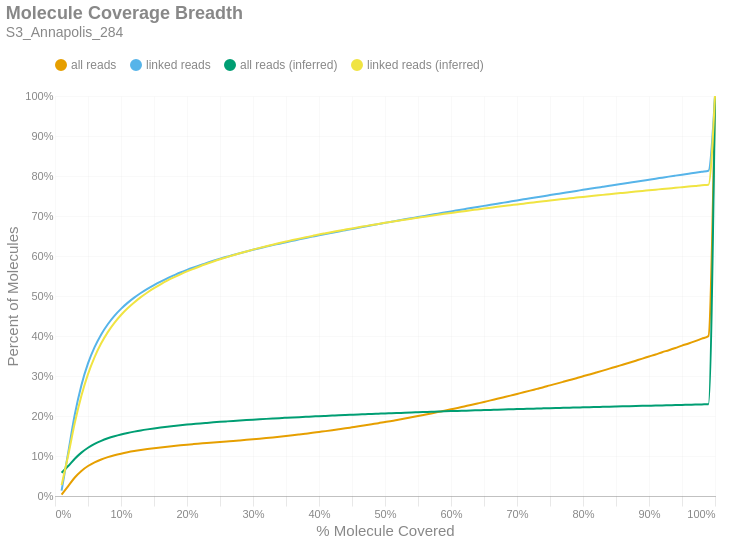

Write notebook code for a chart like this one.
### Markdown cell above
### Molecule Read Coverage
This chart shows molecule coverage breadth as computed by the number of bases aligned to that molecule. In other words, "*how much of each unique long molecule is actually sequenced/aligned?*" Keep in mind there is a distinction between sequences and alignments, since some sequences belonging to a particular molecule may not align well and wouldn't appear in the alignment data. This chart also shows molecule coverage breadth as computed by the *inferred fragment* from which the aligned sequences originate. Unlike read coverage, this calculation takes into account the total insert size, including unsequenced gaps between the forward and reverse reads. Like the previous figures, these are cumulative percents.

### Code cell
if SKIPLR:
    print_html(f"Skipped")
else:
    binned_df = consolidated_hist(valids['coverage_bp'], mask, 0.01, True)
    binned_df_inf = consolidated_hist(valids['coverage_inserts'], mask, 0.01, True)
    binned_df = binned_df.with_columns(pl.lit(binned_df_inf['all reads (cumsum)']).alias('all reads (inferred)'))
    binned_df = binned_df.with_columns(pl.lit(binned_df_inf['linked reads (cumsum)']).alias('linked reads (inferred)'))
    binned_df = binned_df.with_columns(
        (pl.col('bin').cast(pl.Float64) + 0.01).alias('right_edge')
    )

    with SafeRender(binned_df):
        (
            density_plot(binned_df, 'Molecule Coverage Breadth', samplename, 'molcov', ['all reads (inferred)','linked reads (inferred)'])
            .encode(
                #x=alt.X('bin:Q', title="% Molecule Covered").axis(format = '%').scale(padding=0),
                x=alt.X('right_edge:Q', title="% Molecule Covered").axis(format='%').scale(padding=0),
                y=alt.Y('value:Q', title='Percent of Molecules')
                    .axis(format='%')
                    .stack(False)
                    .scale(domainMin=0, padding=0),
                color=alt.Color("key:N").scale(domain = ["all reads", "linked reads", "all reads (inferred)", "linked reads (inferred)"]),
                tooltip = [
                    alt.Tooltip("key:N", title = "Data Type"),
                    alt.Tooltip("range_label:N", title="% Molecule Covered"),
                    alt.Tooltip("value:Q", format = ".2%", title="% Molecules")
                ]
            )
        ).display()

### Figure 1 — Vega-Lite specification as saved in the notebook (floating-point values rounded to 4 significant figures)
{"width": "container", "height": 400, "config": {"title": {"anchor": "start", "dy": -15, "fontSize": 18, "color": "#888888", "subtitleColor": "#888888", "subtitleFontSize": 14}, "arc": {"fill": "#0072B2"}, "axis": {"domainColor": "#888888", "domainWidth": 0.5, "gridWidth": 0.2, "grid": false, "titleFontWeight": 400, "titleFontSize": 15, "labelFontSize": 11, "labelColor": "#888888", "tickColor": "#888888", "tickWidth": 0.2, "titleColor": "#888888"}, "axisBand": {"grid": false}, "axisX": {"grid": true, "tickSize": 10, "domainCap": "round"}, "axisY": {"domain": false, "grid": true, "tickSize": 0, "domainCap": "round"}, "background": "transparent", "header": {"labelFontSize": 15, "labelColor": "#888888", "titleFontSize": 15, "titleFontWeight": 600, "titleColor": "#888888"}, "legend": {"labelFont": "sans-serif", "labelFontSize": 12, "labelColor": "#888888", "symbolSize": 100, "symbolType": "circle", "titleFontSize": 12, "titlePadding": 10, "titleColor": "#888888", "title": null, "orient": "top"}, "range": {"category": ["#E69F00", "#56B4E9", "#009E73", "#F0E442", "#0072B2", "#D55E00", "#CC79A7", "#000000"], "diverging": ["#cfe8f3", "#a2d4ec", "#73bfe2", "#46abdb", "#1696d2", "#12719e"]}, "area": {"fill": "#0072B2", "fillOpacity": 0.7, "line": true, "strokeOpacity": 0.7}, "line": {"color": "#0072B2", "stroke": "#0072B2", "strokeWidth": 2}, "trail": {"color": "#0072B2", "stroke": "#0072B2", "strokeWidth": 0, "size": 1}, "point": {"filled": true, "fillOpacity": 1.0, "size": 95}, "text": {"color": "#888888", "fontSize": 11, "align": "right", "fontWeight": 400, "size": 11}, "bar": {"fill": "#0072B2", "stroke": null}, "view": {"stroke": null, "continuousWidth": 660, "continuousHeight": 400}}, "data": {"name": "data-87ccee8ef108c064da62fcafc8b04f81"}, "mark": {"type": "line", "interpolate": "monotone", "point": {"opacity": 0, "size": 275}}, "encoding": {"color": {"field": "key", "scale": {"domain": ["all reads", "linked reads", "all reads (inferred)", "linked reads (inferred)"]}, "type": "nominal"}, "tooltip": [{"field": "key", "title": "Data Type", "type": "nominal"}, {"field": "range_label", "title": "% Molecule Covered", "type": "nominal"}, {"field": "value", "format": ".2%", "title": "% Molecules", "type": "quantitative"}], "x": {"axis": {"format": "%"}, "field": "right_edge", "scale": {"padding": 0}, "title": "% Molecule Covered", "type": "quantitative"}, "y": {"axis": {"format": "%"}, "field": "value", "scale": {"domainMin": 0, "padding": 0}, "stack": false, "title": "Percent of Molecules", "type": "quantitative"}}, "params": [{"name": "param_c36ac31b6afebe62", "select": {"type": "point", "fields": ["key"]}, "bind": "legend"}], "title": {"text": "Molecule Coverage Breadth", "subtitle": "S3_Annapolis_284"}, "transform": [{"fold": ["all reads (cumsum)", "linked reads (cumsum)", "all reads (inferred)", "linked reads (inferred)"]}, {"calculate": "replace(datum.key, ' (cumsum)', '')", "as": "key"}, {"filter": {"param": "param_c36ac31b6afebe62"}}], "usermeta": {"embedOptions": {"downloadFileName": "S3_Annapolis_284.molcov"}}, "$schema": "https://vega.github.io/schema/vega-lite/v6.1.0.json", "datasets": {"data-87ccee8ef108c064da62fcafc8b04f81": [{"bin": "0.0", "interval": "0.0-0.01", "all reads": 0.0032, "linked reads": 0.01337, "all reads (cumsum)": 0.0032, "linked reads (cumsum)": 0.01337, "range_label": "0.0-0.01", "all reads (inferred)": 0.05815, "linked reads (inferred)": 0.02726, "right_edge": 0.01}, {"bin": "0.01", "interval": "0.01-0.02", "all reads": 0.02151, "linked reads": 0.09498, "all reads (cumsum)": 0.02471, "linked reads (cumsum)": 0.1083, "range_label": "0.01-0.02", "all reads (inferred)": 0.07502, "linked reads (inferred)": 0.1017, "right_edge": 0.02}, {"bin": "0.02", "interval": "0.02-0.03", "all reads": 0.02149, "linked reads": 0.09542, "all reads (cumsum)": 0.04619, "linked reads (cumsum)": 0.2038, "range_label": "0.02-0.03", "all reads (inferred)": 0.09323, "linked reads (inferred)": 0.1827, "right_edge": 0.03}, {"bin": "0.03", "interval": "0.03-0.04", "all reads": 0.01649, "linked reads": 0.07317, "all reads (cumsum)": 0.06269, "linked reads (cumsum)": 0.2769, "range_label": "0.03-0.04", "all reads (inferred)": 0.1084, "linked reads (inferred)": 0.2506, "right_edge": 0.04}, {"bin": "0.04", "interval": "0.04-0.05", "all reads": 0.0123, "linked reads": 0.0545, "all reads (cumsum)": 0.07498, "linked reads (cumsum)": 0.3314, "range_label": "0.04-0.05", "all reads (inferred)": 0.1206, "linked reads (inferred)": 0.3048, "right_edge": 0.05}, {"bin": "0.05", "interval": "0.05-0.06", "all reads": 0.00919, "linked reads": 0.04069, "all reads (cumsum)": 0.08417, "linked reads (cumsum)": 0.3721, "range_label": "0.05-0.06", "all reads (inferred)": 0.1302, "linked reads (inferred)": 0.3474, "right_edge": 0.06}, {"bin": "0.06", "interval": "0.06-0.07", "all reads": 0.007204, "linked reads": 0.03189, "all reads (cumsum)": 0.09138, "linked reads (cumsum)": 0.404, "range_label": "0.06-0.07", "all reads (inferred)": 0.1379, "linked reads (inferred)": 0.3817, "right_edge": 0.07}, {"bin": "0.07", "interval": "0.07-0.08", "all reads": 0.005752, "linked reads": 0.02541, "all reads (cumsum)": 0.09713, "linked reads (cumsum)": 0.4294, "range_label": "0.07-0.08", "all reads (inferred)": 0.1442, "linked reads (inferred)": 0.4097, "right_edge": 0.08}, {"bin": "0.08", "interval": "0.08-0.09", "all reads": 0.004783, "linked reads": 0.02105, "all reads (cumsum)": 0.1019, "linked reads (cumsum)": 0.4505, "range_label": "0.08-0.09", "all reads (inferred)": 0.1494, "linked reads (inferred)": 0.4328, "right_edge": 0.09}, {"bin": "0.09", "interval": "0.09-0.1", "all reads": 0.003959, "linked reads": 0.0174, "all reads (cumsum)": 0.1059, "linked reads (cumsum)": 0.4679, "range_label": "0.09-0.1", "all reads (inferred)": 0.1539, "linked reads (inferred)": 0.4526, "right_edge": 0.1}, {"bin": "0.1", "interval": "0.1-0.11", "all reads": 0.003399, "linked reads": 0.01491, "all reads (cumsum)": 0.1093, "linked reads (cumsum)": 0.4828, "range_label": "0.1-0.11", "all reads (inferred)": 0.1576, "linked reads (inferred)": 0.4693, "right_edge": 0.11}, {"bin": "0.11", "interval": "0.11-0.12", "all reads": 0.003001, "linked reads": 0.01309, "all reads (cumsum)": 0.1123, "linked reads (cumsum)": 0.4959, "range_label": "0.11-0.12", "all reads (inferred)": 0.1609, "linked reads (inferred)": 0.4838, "right_edge": 0.12}, {"bin": "0.12", "interval": "0.12-0.13", "all reads": 0.002675, "linked reads": 0.01171, "all reads (cumsum)": 0.1149, "linked reads (cumsum)": 0.5076, "range_label": "0.12-0.13", "all reads (inferred)": 0.1639, "linked reads (inferred)": 0.4971, "right_edge": 0.13}, {"bin": "0.13", "interval": "0.13-0.14", "all reads": 0.002397, "linked reads": 0.01044, "all reads (cumsum)": 0.1173, "linked reads (cumsum)": 0.518, "range_label": "0.13-0.14", "all reads (inferred)": 0.1666, "linked reads (inferred)": 0.5088, "right_edge": 0.14}, {"bin": "0.14", "interval": "0.14-0.15", "all reads": 0.002163, "linked reads": 0.009383, "all reads (cumsum)": 0.1195, "linked reads (cumsum)": 0.5274, "range_label": "0.14-0.15", "all reads (inferred)": 0.169, "linked reads (inferred)": 0.5195, "right_edge": 0.15}, {"bin": "0.15", "interval": "0.15-0.16", "all reads": 0.001994, "linked reads": 0.008646, "all reads (cumsum)": 0.1215, "linked reads (cumsum)": 0.5361, "range_label": "0.15-0.16", "all reads (inferred)": 0.1712, "linked reads (inferred)": 0.5292, "right_edge": 0.16}, {"bin": "0.16", "interval": "0.16-0.17", "all reads": 0.001895, "linked reads": 0.008132, "all reads (cumsum)": 0.1234, "linked reads (cumsum)": 0.5442, "range_label": "0.16-0.17", "all reads (inferred)": 0.1732, "linked reads (inferred)": 0.5383, "right_edge": 0.17}, {"bin": "0.17", "interval": "0.17-0.18", "all reads": 0.00171, "linked reads": 0.007328, "all reads (cumsum)": 0.1251, "linked reads (cumsum)": 0.5515, "range_label": "0.17-0.18", "all reads (inferred)": 0.1751, "linked reads (inferred)": 0.5464, "right_edge": 0.18}, {"bin": "0.18", "interval": "0.18-0.19", "all reads": 0.001702, "linked reads": 0.007198, "all reads (cumsum)": 0.1268, "linked reads (cumsum)": 0.5587, "range_label": "0.18-0.19", "all reads (inferred)": 0.1768, "linked reads (inferred)": 0.5542, "right_edge": 0.19}, {"bin": "0.19", "interval": "0.19-0.2", "all reads": 0.001545, "linked reads": 0.006461, "all reads (cumsum)": 0.1283, "linked reads (cumsum)": 0.5652, "range_label": "0.19-0.2", "all reads (inferred)": 0.1785, "linked reads (inferred)": 0.5614, "right_edge": 0.2}, {"bin": "0.2", "interval": "0.2-0.21", "all reads": 0.001441, "linked reads": 0.005992, "all reads (cumsum)": 0.1298, "linked reads (cumsum)": 0.5712, "range_label": "0.2-0.21", "all reads (inferred)": 0.1799, "linked reads (inferred)": 0.568, "right_edge": 0.21}, {"bin": "0.21", "interval": "0.21-0.22", "all reads": 0.001407, "linked reads": 0.005749, "all reads (cumsum)": 0.1312, "linked reads (cumsum)": 0.5769, "range_label": "0.21-0.22", "all reads (inferred)": 0.1814, "linked reads (inferred)": 0.5745, "right_edge": 0.22}, {"bin": "0.22", "interval": "0.22-0.23", "all reads": 0.001413, "linked reads": 0.005734, "all reads (cumsum)": 0.1326, "linked reads (cumsum)": 0.5827, "range_label": "0.22-0.23", "all reads (inferred)": 0.1828, "linked reads (inferred)": 0.5805, "right_edge": 0.23}, {"bin": "0.23", "interval": "0.23-0.24", "all reads": 0.001345, "linked reads": 0.005355, "all reads (cumsum)": 0.134, "linked reads (cumsum)": 0.588, "range_label": "0.23-0.24", "all reads (inferred)": 0.1841, "linked reads (inferred)": 0.5863, "right_edge": 0.24}, {"bin": "0.24", "interval": "0.24-0.25", "all reads": 0.001305, "linked reads": 0.005139, "all reads (cumsum)": 0.1353, "linked reads (cumsum)": 0.5931, "range_label": "0.24-0.25", "all reads (inferred)": 0.1854, "linked reads (inferred)": 0.5918, "right_edge": 0.25}, {"bin": "0.25", "interval": "0.25-0.26", "all reads": 0.001263, "linked reads": 0.004902, "all reads (cumsum)": 0.1365, "linked reads (cumsum)": 0.598, "range_label": "0.25-0.26", "all reads (inferred)": 0.1865, "linked reads (inferred)": 0.597, "right_edge": 0.26}, {"bin": "0.26", "interval": "0.26-0.27", "all reads": 0.001212, "linked reads": 0.004413, "all reads (cumsum)": 0.1377, "linked reads (cumsum)": 0.6025, "range_label": "0.26-0.27", "all reads (inferred)": 0.1877, "linked reads (inferred)": 0.602, "right_edge": 0.27}, {"bin": "0.27", "interval": "0.27-0.28", "all reads": 0.001316, "linked reads": 0.004494, "all reads (cumsum)": 0.1391, "linked reads (cumsum)": 0.607, "range_label": "0.27-0.28", "all reads (inferred)": 0.1888, "linked reads (inferred)": 0.6068, "right_edge": 0.28}, {"bin": "0.28", "interval": "0.28-0.29", "all reads": 0.001366, "linked reads": 0.004302, "all reads (cumsum)": 0.1404, "linked reads (cumsum)": 0.6113, "range_label": "0.28-0.29", "all reads (inferred)": 0.1898, "linked reads (inferred)": 0.6114, "right_edge": 0.29}, {"bin": "0.29", "interval": "0.29-0.3", "all reads": 0.001445, "linked reads": 0.004204, "all reads (cumsum)": 0.1419, "linked reads (cumsum)": 0.6155, "range_label": "0.29-0.3", "all reads (inferred)": 0.1909, "linked reads (inferred)": 0.6159, "right_edge": 0.3}, {"bin": "0.3", "interval": "0.3-0.31", "all reads": 0.001506, "linked reads": 0.004082, "all reads (cumsum)": 0.1434, "linked reads (cumsum)": 0.6195, "range_label": "0.3-0.31", "all reads (inferred)": 0.1919, "linked reads (inferred)": 0.6203, "right_edge": 0.31}, {"bin": "0.31", "interval": "0.31-0.32", "all reads": 0.001554, "linked reads": 0.00385, "all reads (cumsum)": 0.1449, "linked reads (cumsum)": 0.6234, "range_label": "0.31-0.32", "all reads (inferred)": 0.1928, "linked reads (inferred)": 0.6245, "right_edge": 0.32}, {"bin": "0.32", "interval": "0.32-0.33", "all reads": 0.001624, "linked reads": 0.003794, "all reads (cumsum)": 0.1465, "linked reads (cumsum)": 0.6272, "range_label": "0.32-0.33", "all reads (inferred)": 0.1937, "linked reads (inferred)": 0.6285, "right_edge": 0.33}, {"bin": "0.33", "interval": "0.33-0.34", "all reads": 0.001717, "linked reads": 0.003571, "all reads (cumsum)": 0.1483, "linked reads (cumsum)": 0.6308, "range_label": "0.33-0.34", "all reads (inferred)": 0.1946, "linked reads (inferred)": 0.6324, "right_edge": 0.34}, {"bin": "0.34", "interval": "0.34-0.35", "all reads": 0.001799, "linked reads": 0.003758, "all reads (cumsum)": 0.1501, "linked reads (cumsum)": 0.6345, "range_label": "0.34-0.35", "all reads (inferred)": 0.1955, "linked reads (inferred)": 0.6362, "right_edge": 0.35}, {"bin": "0.35", "interval": "0.35-0.36", "all reads": 0.001866, "linked reads": 0.003503, "all reads (cumsum)": 0.1519, "linked reads (cumsum)": 0.638, "range_label": "0.35-0.36", "all reads (inferred)": 0.1963, "linked reads (inferred)": 0.6399, "right_edge": 0.36}, {"bin": "0.36", "interval": "0.36-0.37", "all reads": 0.001952, "linked reads": 0.003533, "all reads (cumsum)": 0.1539, "linked reads (cumsum)": 0.6416, "range_label": "0.36-0.37", "all reads (inferred)": 0.1972, "linked reads (inferred)": 0.6435, "right_edge": 0.37}, {"bin": "0.37", "interval": "0.37-0.38", "all reads": 0.001988, "linked reads": 0.003467, "all reads (cumsum)": 0.1559, "linked reads (cumsum)": 0.645, "range_label": "0.37-0.38", "all reads (inferred)": 0.1979, "linked reads (inferred)": 0.6469, "right_edge": 0.38}, {"bin": "0.38", "interval": "0.38-0.39", "all reads": 0.002005, "linked reads": 0.003381, "all reads (cumsum)": 0.1579, "linked reads (cumsum)": 0.6484, "range_label": "0.38-0.39", "all reads (inferred)": 0.1987, "linked reads (inferred)": 0.6502, "right_edge": 0.39}, {"bin": "0.39", "interval": "0.39-0.4", "all reads": 0.002174, "linked reads": 0.003388, "all reads (cumsum)": 0.16, "linked reads (cumsum)": 0.6518, "range_label": "0.39-0.4", "all reads (inferred)": 0.1995, "linked reads (inferred)": 0.6537, "right_edge": 0.4}, {"bin": "0.4", "interval": "0.4-0.41", "all reads": 0.002138, "linked reads": 0.003131, "all reads (cumsum)": 0.1622, "linked reads (cumsum)": 0.6549, "range_label": "0.4-0.41", "all reads (inferred)": 0.2003, "linked reads (inferred)": 0.6569, "right_edge": 0.41}, {"bin": "0.41", "interval": "0.41-0.42", "all reads": 0.00223, "linked reads": 0.003193, "all reads (cumsum)": 0.1644, "linked reads (cumsum)": 0.6581, "range_label": "0.41-0.42", "all reads (inferred)": 0.201, "linked reads (inferred)": 0.66, "right_edge": 0.42}, {"bin": "0.42", "interval": "0.42-0.43", "all reads": 0.002322, "linked reads": 0.003169, "all reads (cumsum)": 0.1667, "linked reads (cumsum)": 0.6613, "range_label": "0.42-0.43", "all reads (inferred)": 0.2017, "linked reads (inferred)": 0.6631, "right_edge": 0.43}, {"bin": "0.43", "interval": "0.43-0.44", "all reads": 0.002377, "linked reads": 0.00315, "all reads (cumsum)": 0.1691, "linked reads (cumsum)": 0.6644, "range_label": "0.43-0.44", "all reads (inferred)": 0.2024, "linked reads (inferred)": 0.666, "right_edge": 0.44}, {"bin": "0.44", "interval": "0.44-0.45", "all reads": 0.002492, "linked reads": 0.00315, "all reads (cumsum)": 0.1716, "linked reads (cumsum)": 0.6676, "range_label": "0.44-0.45", "all reads (inferred)": 0.2031, "linked reads (inferred)": 0.669, "right_edge": 0.45}, {"bin": "0.45", "interval": "0.45-0.46", "all reads": 0.002495, "linked reads": 0.003089, "all reads (cumsum)": 0.1741, "linked reads (cumsum)": 0.6707, "range_label": "0.45-0.46", "all reads (inferred)": 0.2038, "linked reads (inferred)": 0.6719, "right_edge": 0.46}, {"bin": "0.46", "interval": "0.46-0.47", "all reads": 0.002607, "linked reads": 0.003095, "all reads (cumsum)": 0.1767, "linked reads (cumsum)": 0.6738, "range_label": "0.46-0.47", "all reads (inferred)": 0.2044, "linked reads (inferred)": 0.6747, "right_edge": 0.47}, {"bin": "0.47", "interval": "0.47-0.48", "all reads": 0.002671, "linked reads": 0.002991, "all reads (cumsum)": 0.1794, "linked reads (cumsum)": 0.6768, "range_label": "0.47-0.48", "all reads (inferred)": 0.2051, "linked reads (inferred)": 0.6775, "right_edge": 0.48}, {"bin": "0.48", "interval": "0.48-0.49", "all reads": 0.002605, "linked reads": 0.002932, "all reads (cumsum)": 0.182, "linked reads (cumsum)": 0.6797, "range_label": "0.48-0.49", "all reads (inferred)": 0.2057, "linked reads (inferred)": 0.6803, "right_edge": 0.49}, {"bin": "0.49", "interval": "0.49-0.5", "all reads": 0.002966, "linked reads": 0.003093, "all reads (cumsum)": 0.185, "linked reads (cumsum)": 0.6828, "range_label": "0.49-0.5", "all reads (inferred)": 0.2064, "linked reads (inferred)": 0.6831, "right_edge": 0.5}, {"bin": "0.5", "interval": "0.5-0.51", "all reads": 0.002688, "linked reads": 0.00294, "all reads (cumsum)": 0.1876, "linked reads (cumsum)": 0.6857, "range_label": "0.5-0.51", "all reads (inferred)": 0.2069, "linked reads (inferred)": 0.6855, "right_edge": 0.51}, {"bin": "0.51", "interval": "0.51-0.52", "all reads": 0.003024, "linked reads": 0.002948, "all reads (cumsum)": 0.1907, "linked reads (cumsum)": 0.6887, "range_label": "0.51-0.52", "all reads (inferred)": 0.2076, "linked reads (inferred)": 0.6881, "right_edge": 0.52}, {"bin": "0.52", "interval": "0.52-0.53", "all reads": 0.002952, "linked reads": 0.003014, "all reads (cumsum)": 0.1936, "linked reads (cumsum)": 0.6917, "range_label": "0.52-0.53", "all reads (inferred)": 0.2082, "linked reads (inferred)": 0.6907, "right_edge": 0.53}, {"bin": "0.53", "interval": "0.53-0.54", "all reads": 0.003156, "linked reads": 0.002864, "all reads (cumsum)": 0.1968, "linked reads (cumsum)": 0.6945, "range_label": "0.53-0.54", "all reads (inferred)": 0.2088, "linked reads (inferred)": 0.6932, "right_edge": 0.54}, {"bin": "0.54", "interval": "0.54-0.55", "all reads": 0.003123, "linked reads": 0.002798, "all reads (cumsum)": 0.1999, "linked reads (cumsum)": 0.6973, "range_label": "0.54-0.55", "all reads (inferred)": 0.2093, "linked reads (inferred)": 0.6957, "right_edge": 0.55}, {"bin": "0.55", "interval": "0.55-0.56", "all reads": 0.003266, "linked reads": 0.002872, "all reads (cumsum)": 0.2032, "linked reads (cumsum)": 0.7002, "range_label": "0.55-0.56", "all reads (inferred)": 0.2099, "linked reads (inferred)": 0.6982, "right_edge": 0.56}, {"bin": "0.56", "interval": "0.56-0.57", "all reads": 0.003315, "linked reads": 0.002815, "all reads (cumsum)": 0.2065, "linked reads (cumsum)": 0.703, "range_label": "0.56-0.57", "all reads (inferred)": 0.2105, "linked reads (inferred)": 0.7006, "right_edge": 0.57}, {"bin": "0.57", "interval": "0.57-0.58", "all reads": 0.003341, "linked reads": 0.002761, "all reads (cumsum)": 0.2098, "linked reads (cumsum)": 0.7058, "range_label": "0.57-0.58", "all reads (inferred)": 0.211, "linked reads (inferred)": 0.7029, "right_edge": 0.58}, {"bin": "0.58", "interval": "0.58-0.59", "all reads": 0.003427, "linked reads": 0.002881, "all reads (cumsum)": 0.2132, "linked reads (cumsum)": 0.7087, "range_label": "0.58-0.59", "all reads (inferred)": 0.2116, "linked reads (inferred)": 0.7054, "right_edge": 0.59}, {"bin": "0.59", "interval": "0.59-0.6", "all reads": 0.003557, "linked reads": 0.002817, "all reads (cumsum)": 0.2168, "linked reads (cumsum)": 0.7115, "range_label": "0.59-0.6", "all reads (inferred)": 0.2122, "linked reads (inferred)": 0.7078, "right_edge": 0.6}, {"bin": "0.6", "interval": "0.6-0.61", "all reads": 0.003441, "linked reads": 0.002779, "all reads (cumsum)": 0.2202, "linked reads (cumsum)": 0.7143, "range_label": "0.6-0.61", "all reads (inferred)": 0.2127, "linked reads (inferred)": 0.7099, "right_edge": 0.61}, {"bin": "0.61", "interval": "0.61-0.62", "all reads": 0.003657, "linked reads": 0.002772, "all reads (cumsum)": 0.2239, "linked reads (cumsum)": 0.717, "range_label": "0.61-0.62", "all reads (inferred)": 0.2132, "linked reads (inferred)": 0.7121, "right_edge": 0.62}, {"bin": "0.62", "interval": "0.62-0.63", "all reads": 0.003601, "linked reads": 0.002767, "all reads (cumsum)": 0.2275, "linked reads (cumsum)": 0.7198, "range_label": "0.62-0.63", "all reads (inferred)": 0.2138, "linked reads (inferred)": 0.7143, "right_edge": 0.63}, {"bin": "0.63", "interval": "0.63-0.64", "all reads": 0.003752, "linked reads": 0.002717, "all reads (cumsum)": 0.2313, "linked reads (cumsum)": 0.7225, "range_label": "0.63-0.64", "all reads (inferred)": 0.2143, "linked reads (inferred)": 0.7164, "right_edge": 0.64}, {"bin": "0.64", "interval": "0.64-0.65", "all reads": 0.003803, "linked reads": 0.002766, "all reads (cumsum)": 0.2351, "linked reads (cumsum)": 0.7253, "range_label": "0.64-0.65", "all reads (inferred)": 0.2148, "linked reads (inferred)": 0.7187, "right_edge": 0.65}, {"bin": "0.65", "interval": "0.65-0.66", "all reads": 0.004072, "linked reads": 0.002829, "all reads (cumsum)": 0.2391, "linked reads (cumsum)": 0.7281, "range_label": "0.65-0.66", "all reads (inferred)": 0.2153, "linked reads (inferred)": 0.7208, "right_edge": 0.66}, {"bin": "0.66", "interval": "0.66-0.67", "all reads": 0.003899, "linked reads": 0.002663, "all reads (cumsum)": 0.243, "linked reads (cumsum)": 0.7308, "range_label": "0.66-0.67", "all reads (inferred)": 0.2158, "linked reads (inferred)": 0.723, "right_edge": 0.67}, {"bin": "0.67", "interval": "0.67-0.68", "all reads": 0.003968, "linked reads": 0.002628, "all reads (cumsum)": 0.247, "linked reads (cumsum)": 0.7334, "range_label": "0.67-0.68", "all reads (inferred)": 0.2163, "linked reads (inferred)": 0.725, "right_edge": 0.68}, {"bin": "0.68", "interval": "0.68-0.69", "all reads": 0.003995, "linked reads": 0.002737, "all reads (cumsum)": 0.251, "linked reads (cumsum)": 0.7362, "range_label": "0.68-0.69", "all reads (inferred)": 0.2168, "linked reads (inferred)": 0.727, "right_edge": 0.69}, {"bin": "0.69", "interval": "0.69-0.7", "all reads": 0.004183, "linked reads": 0.002734, "all reads (cumsum)": 0.2552, "linked reads (cumsum)": 0.7389, "range_label": "0.69-0.7", "all reads (inferred)": 0.2172, "linked reads (inferred)": 0.729, "right_edge": 0.7}, {"bin": "0.7", "interval": "0.7-0.71", "all reads": 0.004079, "linked reads": 0.00272, "all reads (cumsum)": 0.2592, "linked reads (cumsum)": 0.7416, "range_label": "0.7-0.71", "all reads (inferred)": 0.2177, "linked reads (inferred)": 0.7309, "right_edge": 0.71}, {"bin": "0.71", "interval": "0.71-0.72", "all reads": 0.004184, "linked reads": 0.002723, "all reads (cumsum)": 0.2634, "linked reads (cumsum)": 0.7443, "range_label": "0.71-0.72", "all reads (inferred)": 0.2182, "linked reads (inferred)": 0.7329, "right_edge": 0.72}, {"bin": "0.72", "interval": "0.72-0.73", "all reads": 0.004338, "linked reads": 0.00259, "all reads (cumsum)": 0.2678, "linked reads (cumsum)": 0.7469, "range_label": "0.72-0.73", "all reads (inferred)": 0.2186, "linked reads (inferred)": 0.7347, "right_edge": 0.73}, {"bin": "0.73", "interval": "0.73-0.74", "all reads": 0.00426, "linked reads": 0.00272, "all reads (cumsum)": 0.272, "linked reads (cumsum)": 0.7496, "range_label": "0.73-0.74", "all reads (inferred)": 0.2191, "linked reads (inferred)": 0.7367, "right_edge": 0.74}, {"bin": "0.74", "interval": "0.74-0.75", "all reads": 0.004606, "linked reads": 0.002619, "all reads (cumsum)": 0.2766, "linked reads (cumsum)": 0.7523, "range_label": "0.74-0.75", "all reads (inferred)": 0.2196, "linked reads (inferred)": 0.7387, "right_edge": 0.75}, {"bin": "0.75", "interval": "0.75-0.76", "all reads": 0.004314, "linked reads": 0.002616, "all reads (cumsum)": 0.281, "linked reads (cumsum)": 0.7549, "range_label": "0.75-0.76", "all reads (inferred)": 0.22, "linked reads (inferred)": 0.7406, "right_edge": 0.76}, {"bin": "0.76", "interval": "0.76-0.77", "all reads": 0.004453, "linked reads": 0.002609, "all reads (cumsum)": 0.2854, "linked reads (cumsum)": 0.7575, "range_label": "0.76-0.77", "all reads (inferred)": 0.2205, "linked reads (inferred)": 0.7424, "right_edge": 0.77}, {"bin": "0.77", "interval": "0.77-0.78", "all reads": 0.004522, "linked reads": 0.002696, "all reads (cumsum)": 0.2899, "linked reads (cumsum)": 0.7602, "range_label": "0.77-0.78", "all reads (inferred)": 0.2209, "linked reads (inferred)": 0.7442, "right_edge": 0.78}, {"bin": "0.78", "interval": "0.78-0.79", "all reads": 0.004555, "linked reads": 0.002525, "all reads (cumsum)": 0.2945, "linked reads (cumsum)": 0.7627, "range_label": "0.78-0.79", "all reads (inferred)": 0.2213, "linked reads (inferred)": 0.746, "right_edge": 0.79}, {"bin": "0.79", "interval": "0.79-0.8", "all reads": 0.004875, "linked reads": 0.002714, "all reads (cumsum)": 0.2994, "linked reads (cumsum)": 0.7654, "range_label": "0.79-0.8", "all reads (inferred)": 0.2217, "linked reads (inferred)": 0.7478, "right_edge": 0.8}, {"bin": "0.8", "interval": "0.8-0.81", "all reads": 0.004507, "linked reads": 0.002506, "all reads (cumsum)": 0.3039, "linked reads (cumsum)": 0.7679, "range_label": "0.8-0.81", "all reads (inferred)": 0.2222, "linked reads (inferred)": 0.7495, "right_edge": 0.81}, {"bin": "0.81", "interval": "0.81-0.82", "all reads": 0.004755, "linked reads": 0.002617, "all reads (cumsum)": 0.3086, "linked reads (cumsum)": 0.7705, "range_label": "0.81-0.82", "all reads (inferred)": 0.2226, "linked reads (inferred)": 0.7511, "right_edge": 0.82}, {"bin": "0.82", "interval": "0.82-0.83", "all reads": 0.004817, "linked reads": 0.002511, "all reads (cumsum)": 0.3134, "linked reads (cumsum)": 0.7731, "range_label": "0.82-0.83", "all reads (inferred)": 0.223, "linked reads (inferred)": 0.7528, "right_edge": 0.83}, {"bin": "0.83", "interval": "0.83-0.84", "all reads": 0.004945, "linked reads": 0.002519, "all reads (cumsum)": 0.3184, "linked reads (cumsum)": 0.7756, "range_label": "0.83-0.84", "all reads (inferred)": 0.2234, "linked reads (inferred)": 0.7544, "right_edge": 0.84}, {"bin": "0.84", "interval": "0.84-0.85", "all reads": 0.004849, "linked reads": 0.002538, "all reads (cumsum)": 0.3232, "linked reads (cumsum)": 0.7781, "range_label": "0.84-0.85", "all reads (inferred)": 0.2238, "linked reads (inferred)": 0.7561, "right_edge": 0.85}, {"bin": "0.85", "interval": "0.85-0.86", "all reads": 0.005065, "linked reads": 0.002709, "all reads (cumsum)": 0.3283, "linked reads (cumsum)": 0.7808, "range_label": "0.85-0.86", "all reads (inferred)": 0.2242, "linked reads (inferred)": 0.7578, "right_edge": 0.86}, {"bin": "0.86", "interval": "0.86-0.87", "all reads": 0.004954, "linked reads": 0.002473, "all reads (cumsum)": 0.3332, "linked reads (cumsum)": 0.7833, "range_label": "0.86-0.87", "all reads (inferred)": 0.2246, "linked reads (inferred)": 0.7595, "right_edge": 0.87}, {"bin": "0.87", "interval": "0.87-0.88", "all reads": 0.005078, "linked reads": 0.002426, "all reads (cumsum)": 0.3383, "linked reads (cumsum)": 0.7857, "range_label": "0.87-0.88", "all reads (inferred)": 0.225, "linked reads (inferred)": 0.7612, "right_edge": 0.88}, {"bin": "0.88", "interval": "0.88-0.89", "all reads": 0.005101, "linked reads": 0.00251, "all reads (cumsum)": 0.3434, "linked reads (cumsum)": 0.7882, "range_label": "0.88-0.89", "all reads (inferred)": 0.2254, "linked reads (inferred)": 0.7628, "right_edge": 0.89}, {"bin": "0.89", "interval": "0.89-0.9", "all reads": 0.005326, "linked reads": 0.002563, "all reads (cumsum)": 0.3488, "linked reads (cumsum)": 0.7908, "range_label": "0.89-0.9", "all reads (inferred)": 0.2258, "linked reads (inferred)": 0.7643, "right_edge": 0.9}, {"bin": "0.9", "interval": "0.9-0.91", "all reads": 0.005083, "linked reads": 0.002524, "all reads (cumsum)": 0.3538, "linked reads (cumsum)": 0.7933, "range_label": "0.9-0.91", "all reads (inferred)": 0.2261, "linked reads (inferred)": 0.7659, "right_edge": 0.91}, {"bin": "0.91", "interval": "0.91-0.92", "all reads": 0.00568, "linked reads": 0.002574, "all reads (cumsum)": 0.3595, "linked reads (cumsum)": 0.7959, "range_label": "0.91-0.92", "all reads (inferred)": 0.2265, "linked reads (inferred)": 0.7674, "right_edge": 0.92}, {"bin": "0.92", "interval": "0.92-0.93", "all reads": 0.004994, "linked reads": 0.002555, "all reads (cumsum)": 0.3645, "linked reads (cumsum)": 0.7984, "range_label": "0.92-0.93", "all reads (inferred)": 0.2269, "linked reads (inferred)": 0.769, "right_edge": 0.93}, {"bin": "0.93", "interval": "0.93-0.94", "all reads": 0.005478, "linked reads": 0.002467, "all reads (cumsum)": 0.37, "linked reads (cumsum)": 0.8009, "range_label": "0.93-0.94", "all reads (inferred)": 0.2273, "linked reads (inferred)": 0.7705, "right_edge": 0.94}, {"bin": "0.94", "interval": "0.94-0.95", "all reads": 0.00597, "linked reads": 0.002432, "all reads (cumsum)": 0.376, "linked reads (cumsum)": 0.8033, "range_label": "0.94-0.95", "all reads (inferred)": 0.2277, "linked reads (inferred)": 0.7721, "right_edge": 0.95}, {"bin": "0.95", "interval": "0.95-0.96", "all reads": 0.005162, "linked reads": 0.002413, "all reads (cumsum)": 0.3811, "linked reads (cumsum)": 0.8058, "range_label": "0.95-0.96", "all reads (inferred)": 0.2281, "linked reads (inferred)": 0.7737, "right_edge": 0.96}, {"bin": "0.96", "interval": "0.96-0.97", "all reads": 0.005949, "linked reads": 0.002443, "all reads (cumsum)": 0.3871, "linked reads (cumsum)": 0.8082, "range_label": "0.96-0.97", "all reads (inferred)": 0.2286, "linked reads (inferred)": 0.7753, "right_edge": 0.97}, {"bin": "0.97", "interval": "0.97-0.98", "all reads": 0.006506, "linked reads": 0.002364, "all reads (cumsum)": 0.3936, "linked reads (cumsum)": 0.8106, "range_label": "0.97-0.98", "all reads (inferred)": 0.229, "linked reads (inferred)": 0.7769, "right_edge": 0.98}, {"bin": "0.98", "interval": "0.98-0.99", "all reads": 0.006106, "linked reads": 0.002448, "all reads (cumsum)": 0.3997, "linked reads (cumsum)": 0.813, "range_label": "0.98-0.99", "all reads (inferred)": 0.2295, "linked reads (inferred)": 0.7781, "right_edge": 0.99}, {"bin": "0.99", "interval": "0.99-1.0", "all reads": 0.6003, "linked reads": 0.187, "all reads (cumsum)": 1.0, "linked reads (cumsum)": 1.0, "range_label": "0.99-1.0", "all reads (inferred)": 1.0, "linked reads (inferred)": 1.0, "right_edge": 1.0}]}}
